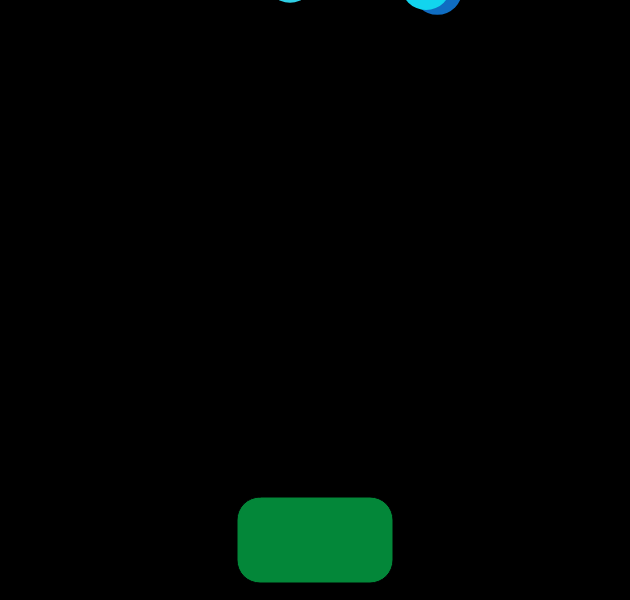
Frame 1 (no input)
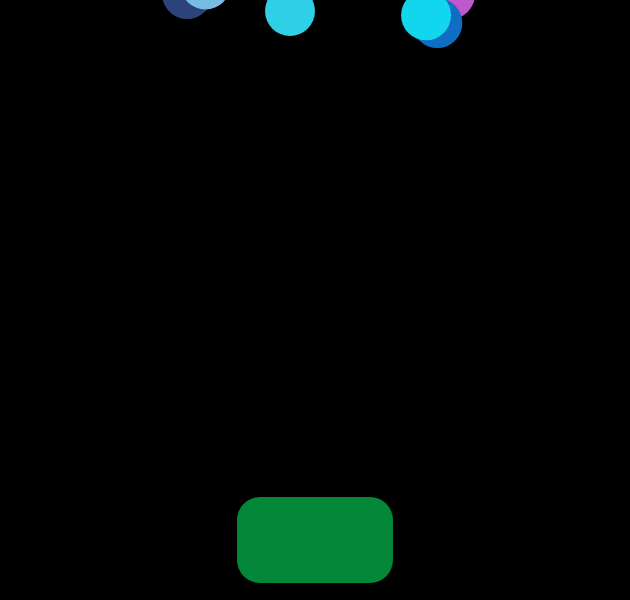
Frame 60 (no input)
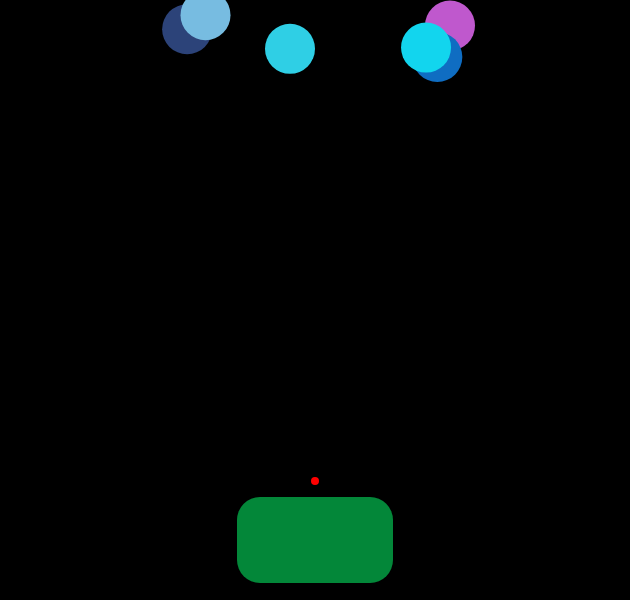
Frame 120 (the mouse pressed at the canvas centre since frame 60)

The p5.js sketch that drew these frames (run headless with seeded random() and noise() and a simulated clock; from frame 60 on, the mouse is pressed at the canvas centre):

// p5.js sketch
// ── sketch.js
let tank;
let aliens = [];
let bullets = [];
let looser = false;


function setup() {
  createCanvas(630, 600);
  tank = new Tank();
  for (let i = 0; i < 6; i++) {
    aliens.push(new Alien(random(0, 630), random(-50, 0))); //Creates Aliens
  }
}

function draw() {
  background(0);
  tank.show();
  for (let i = 0; i < aliens.length; i++) {
    aliens[i].show()
  }

  for (let i = 0; i < bullets.length; i++) {
    bullets[i].show();
    removeDeathBullets();
  }

  validateImpact();
  validateLost();

  if (looser === true) {
    fill(255);
    textSize(58);
    textAlign(CENTER);
    text('GAME OVER', 314, 340);
  }
}

function mousePressed() {

  bullets.push(new Bullet(tank.getX(), tank.getY()));

}

function keyPressed() {
  switch (key) {
    case 'd':
      tank.move("RIGHT")
      break;
    case 'a':
      tank.move("LEFT")
      break;
  }
}

function removeDeathBullets() {
  for (let i = 0; i < bullets.length; i++) {
    if (!bullets[i].isAlive()) {
      bullets.splice(i, 1);
      break;

    }

  }
}

function validateImpact() {
  for (let i = 0; i < bullets.length; i++) {
    for (let j = 0; j < aliens.length; j++) {
      if (dist(bullets[i].getX(), bullets[i].getY(), aliens[j].getX(), aliens[j].getY()) < aliens[j].getTam() / 2) {
        aliens.splice(j, 1);
        console.log("impact");
      }
    }
  }
}

function validateLost() {
  for (let i = 0; i < aliens.length; i++) {
    if (aliens[i].getY() >= 600) {
      looser = true;
    }
  }
}
// ── Alien.js
class Alien {
    constructor(x, y) {
        this.x = x;
        this.y = y;
        this.r = random(0, 255);
        this.g = random(0, 255);
        this.b = random(0, 255);
        this.tam = 50;
        this.fall = false;
        this.die = false;
    }

    show() {
        noStroke();
        fill(this.r, this.g, this.b);
        ellipse(this.x, this.y, this.tam, this.tam);
        this.move();
    }

    move() { //Aliens start falling 
        if (this.fall === false) {
            this.y += random(0.1, 1);
        }
    }

    die() {
        this.die = true;
    }

    getX() {
        return this.x;
    }

    getY() {
        return this.y;
    }

    getTam() {
        return this.tam;
    }
}
// ── Bullet.js
class Bullet {
    constructor(x, y) {
        this.x = x;
        this.y = y;
        this.tam = 8;
        this.alive = true;
        this.refAlien;
    }

    show() {
        fill(255, 0, 0);
        noStroke();
        ellipse(this.x, this.y, this.tam, this.tam)
        this.move();
    }

    move() {
        this.y--;
        if (this.y < 0) {
            this.alive = false;
        }
    }

    isAlive() {
        return this.alive;
    }


    getX() {
        return this.x;
    }

    getY() {
        return this.y;
    }

    getTam() {
        return this.tam;
    }


    
}
// ── Tank.js
class Tank {
    constructor() {
        this.x = 315;
        this.y = 540;
        

    }
    show() {
        fill(3, 135, 57);
        rectMode(CENTER);
        rect(this.x, this.y, 156, 86, 23, 23, 23, 23);
        
    }

    shoot() {
        return true;
    }
    
    move(dir) {
        switch (dir) {
            case "RIGHT":
                this.x += 15
                break;
            case "LEFT":
                this.x -= 15
                break;

        }

    }

    getX() {
        return this.x;
    }

    getY() {
        return this.y;
    }

}
